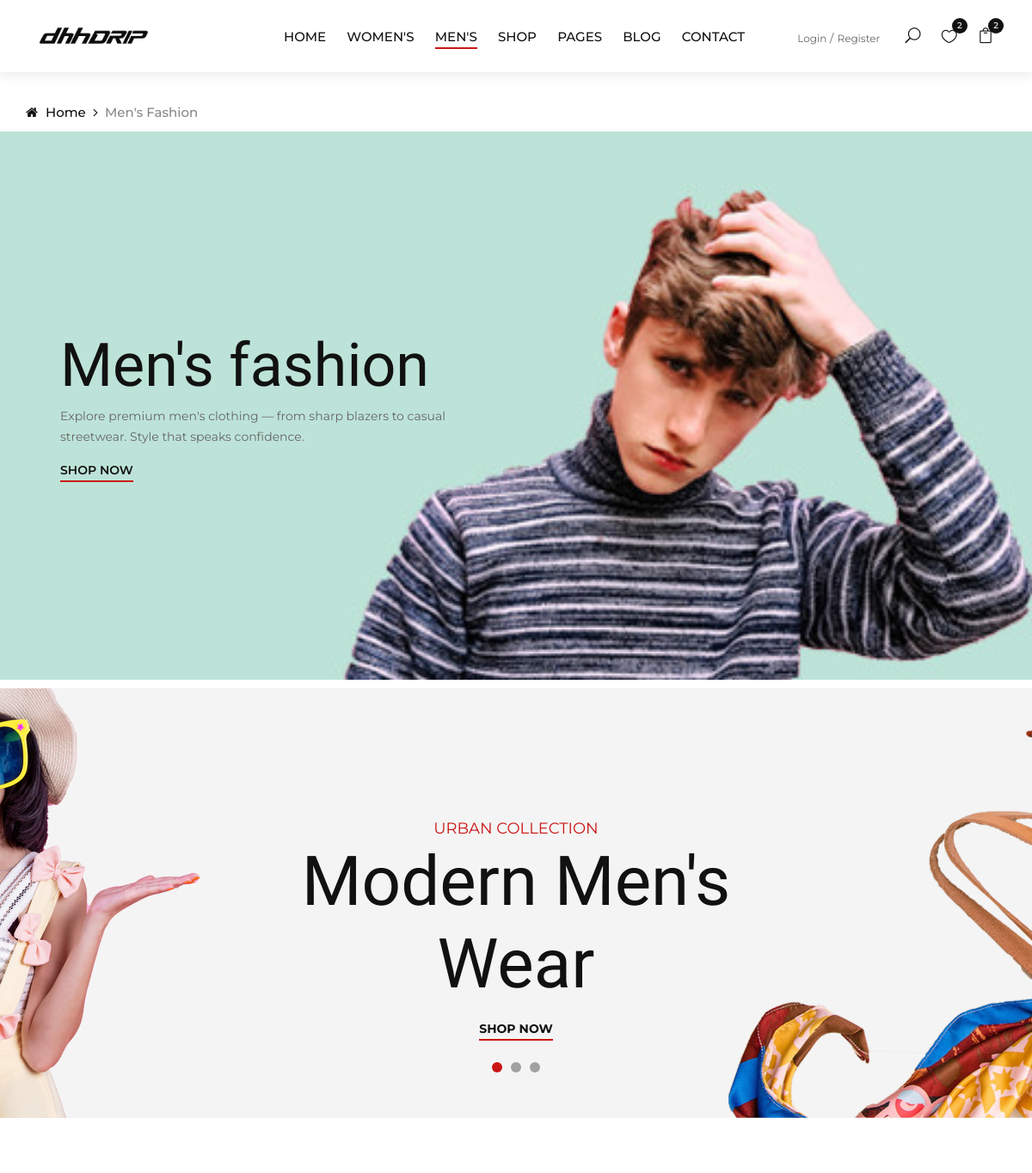
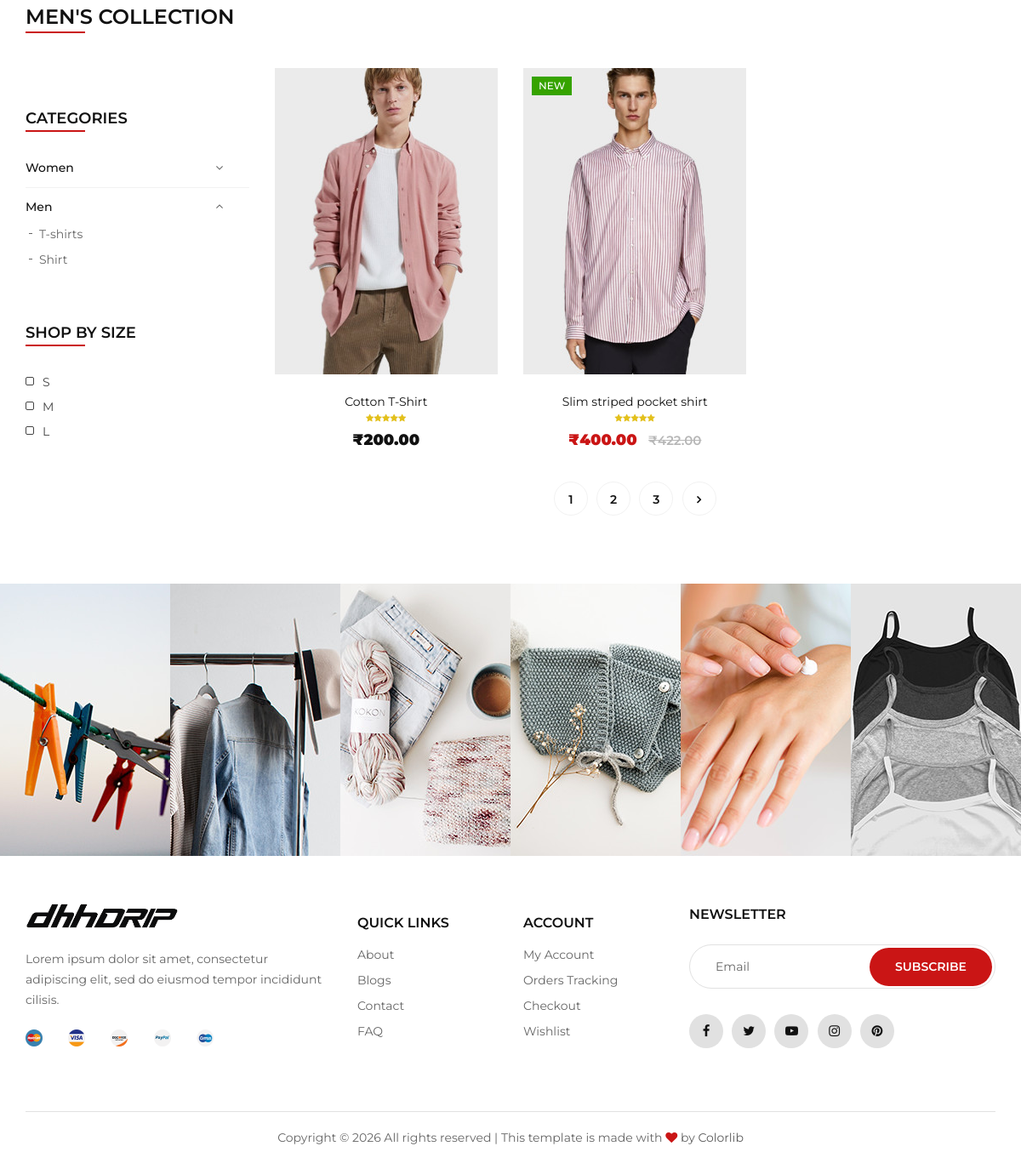
The app's page /men/ with its own data (2 pictures, top to bottom).
### myapp/models.py (models this page shows, shortened)
class SubCategory(models.Model):
    category = models.ForeignKey(
        Category,
        on_delete=models.CASCADE,
        related_name="subcategories"
    )
    name = models.CharField(max_length=100)
    slug = models.SlugField(unique=True, blank=True)

class Product(models.Model):
    category = models.ForeignKey(
        Category,
        on_delete=models.CASCADE
    )
    subcategory = models.ForeignKey(
        SubCategory,
        on_delete=models.CASCADE
    )
    sizes = models.ManyToManyField(Size, blank=True)
    name = models.CharField(max_length=200)
    slug = models.SlugField(unique=True, blank=True)
    image = models.ImageField(upload_to='products/')
    description = models.TextField()
    price = models.DecimalField(max_digits=10, decimal_places=2)
    discount_price = models.DecimalField(
        max_digits=10,
        decimal_places=2,
        blank=True,
        null=True
    )
    stock = models.PositiveIntegerField(default=0)
    is_available = models.BooleanField(default=True)
    is_new = models.BooleanField(default=False)
    is_sale = models.BooleanField(default=False)
    is_home = models.BooleanField(default=False)

### myapp/views.py (the view)
# urls.py: path("men/", views.men, name="men"),
def men(request):
    products = Product.objects.filter(
        category__slug="men",
        is_available=True
    )
    subcategories = SubCategory.objects.filter(
        category__slug="men"
    )
    size = request.GET.get("size")
    if size:
        products = products.filter(
            sizes__name__iexact=size
        )
    context = {
        "products": products,
        "subcategories": subcategories,
        "selected_size": size,
    }
    return render(
        request,
        "men.html",
        context
    )

### myapp/templates/men.html (shortened to what this page needs)
{% load static %}
<!doctype html>
<html lang="zxx">
  <head>
    <link
      rel="stylesheet"
      href="{% static 'css/bootstrap.min.css' %}"
      type="text/css"
    />
    <link
      rel="stylesheet"
      href="{% static 'css/font-awesome.min.css' %}"
      type="text/css"
    />
    <link
      rel="stylesheet"
      href="{% static 'css/elegant-icons.css' %}"
      type="text/css"
    />
    <link
      rel="stylesheet"
      href="{% static 'css/jquery-ui.min.css' %}"
      type="text/css"
    />
    <link
      rel="stylesheet"
      href="{% static 'css/magnific-popup.css' %}"
      type="text/css"
    />
    <link
      rel="stylesheet"
      href="{% static 'css/owl.carousel.min.css' %}"
      type="text/css"
    />
    <link
      rel="stylesheet"
      href="{% static 'css/slicknav.min.css' %}"
      type="text/css"
    />
    <link
      rel="stylesheet"
      href="{% static 'css/style.css' %}"
      type="text/css"
    />
  </head>
  <body>
    <header class="header">
      <div class="container-fluid">
        <div class="row">
          <div class="col-xl-3 col-lg-2">
            <div class="header__logo">
              <a href="{% url 'home' %}"
                ><img src="{% static 'img/logo.png' %}" alt=""
              /></a>
            </div>
          </div>
          <div class="col-xl-6 col-lg-7">
            <nav class="header__menu">
              <ul>
                <li><a href="{% url 'home' %}">Home</a></li>
                <li><a href="{% url 'women' %}">Women's</a></li>
                <li class="active"><a href="{% url 'men' %}">Men's</a></li>
                <li><a href="{% url 'shop' %}">Shop</a></li>
                <li>
                  <a href="#">Pages</a>
                </li>
                <li><a href="{% url 'blog' %}">Blog</a></li>
                <li><a href="{% url 'contact' %}">Contact</a></li>
              </ul>
            </nav>
          </div>
          <div class="col-lg-3">
            <div class="header__right">
              <div class="header__right__auth">
                {% if user.is_authenticated %}
                  <span style="margin-right: 15px;">Hi, {{ user.first_name|default:user.username }}</span>
                  <a href="{% url 'logout' %}">Logout</a>
                {% else %}
                  <a href="{% url 'login' %}">Login</a>
                  <a href="{% url 'register' %}">Register</a>
                {% endif %}
              </div>
              <ul class="header__right__widget">
                <li><span class="icon_search search-switch"></span></li>
                <li>
                  <a href="#"
                    ><span class="icon_heart_alt"></span>
                    <div class="tip">2</div></a
                  >
                </li>
                <li>
                  <a href="{% url 'cart' %}"
                    ><span class="icon_bag_alt"></span>
                    <div class="tip">2</div></a
                  >
                </li>
              </ul>
            </div>
          </div>
        </div>
      </div>
    </header>
    <div class="breadcrumb-option">
      <div class="container">
        <div class="row">
          <div class="col-lg-12">
            <div class="breadcrumb__links">
              <a href="{% url 'home' %}"><i class="fa fa-home"></i> Home</a>
              <span>Men's Fashion</span>
            </div>
          </div>
        </div>
      </div>
    </div>
    <section class="categories">
      <div class="container-fluid">
        <div class="row">
          <div class="col-lg-12 p-0">
            <div
              class="categories__item categories__large__item set-bg"
              data-setbg="{% static 'img/categories/category-2.jpg' %}"
            >
              <div class="categories__text">
                <h1>Men's fashion</h1>
                <p>
                  Explore premium men's clothing — from sharp blazers to casual
                  streetwear. Style that speaks confidence.
                </p>
                <a href="#men-products">Shop now</a>
              </div>
            </div>
          </div>
        </div>
      </div>
    </section>
    <section
      class="banner set-bg"
      data-setbg="{% static 'img/banner/banner-1.jpg' %}"
    >
      <div class="container">
        <div class="row">
          <div class="col-xl-7 col-lg-8 m-auto">
            <div class="banner__slider owl-carousel">
              <div class="banner__item">
                <div class="banner__text">
                  <span>Urban Collection</span>
                  <h1>Modern Men's Wear</h1>
                  <a href="#men-products">Shop now</a>
                </div>
              </div>
            </div>
          </div>
        </div>
      </div>
    </section>
    <section class="shop spad" id="men-products">
      <div class="container">
        <div class="row">
          <div class="col-lg-12">
            <div class="section-title">
              <h4>Men's Collection</h4>
            </div>
          </div>
        </div>
        <div class="row">
          <div class="col-lg-3 col-md-3">
            <div class="shop__sidebar">
              <div class="sidebar__categories">
                <div class="section-title">
                  <h4>Categories</h4>
                </div>
                <div class="categories__accordion">
                  <div class="accordion" id="menAccordion">
                    <div class="card">
                      <div class="card-heading">
                        <a
                          data-toggle="collapse"
                          data-target="#womenCollapseOne"
                          >Women</a
                        >
                      </div>
                    </div>
                    <div class="card">
                      <div class="card-heading active">
                        <a data-toggle="collapse" data-target="#menCollapseOne"
                          >Men</a
                        >
                      </div>
                      <div
                        id="menCollapseOne"
                        class="collapse show"
                        data-parent="#menAccordion"
                      >
                        <div class="card-body">
                          <ul>
                            {% for sub in subcategories %}
                            <li>
                              <a href="{% url 'men_subcategory' sub.slug %}"
                                >{{ sub.name }}</a
                              >
                            </li>
                            {% endfor %}
                          </ul>
                        </div>
                      </div>
                    </div>
                  </div>
                </div>
              </div>
              <div class="sidebar__sizes">
                <div class="section-title">
                  <h4>Shop by size</h4>
                </div>
                <div class="size__list">
                  <label for="w-s">
    s
    <span class="checkmark"></span>
</label>
<label for="w-m">
    m
    <span class="checkmark"></span>
</label>
<label for="w-l">
    l
    <span class="checkmark"></span>
</label>
                </div>
              </div>
            </div>
          </div>
          <div class="col-lg-9 col-md-9">
            <div class="row">
              {% for product in products %}
              <div class="col-lg-4 col-md-6">
                <div
                  class="product__item {% if product.is_sale %}sale{% endif %}"
                >
                  <div
                    class="product__item__pic set-bg"
                    data-setbg="{{ product.image.url }}"
                  >
                    {% if product.is_new %}
                    <div class="label new">New</div>
                    {% endif %}
                    <ul class="product__hover">
                    </ul>
                  </div>
                  <div class="product__item__text">
                    <h6>
                      <a href="{% url 'product-details' product.slug %}"
                        >{{ product.name }}</a
                      >
                    </h6>
                    <div class="rating">
                      <i class="fa fa-star"></i>
                      <i class="fa fa-star"></i>
                      <i class="fa fa-star"></i>
                      <i class="fa fa-star"></i>
                      <i class="fa fa-star"></i>
                    </div>
                    <div class="product__price">
                      {% if product.discount_price %}
                      <strong style="color: #ca1515; font-size: 18px">
                        ₹{{ product.discount_price }}
                      </strong>
                      <del
                        style="
                          color: #b7b7b7;
                          font-size: 15px;
                          margin-left: 8px;
                        "
                      >
                        ₹{{ product.price }}
                      </del>
                      {% else %}
                      <strong style="color: #111111; font-size: 18px">
                        ₹{{ product.price }}
                      </strong>
                      {% endif %}
                    </div>
                  </div>
                </div>
              </div>
              {% endfor %}
              <div class="col-lg-12 text-center">
                <div class="pagination__option">
                  <a href="#">1</a>
                  <a href="#">2</a>
                  <a href="#">3</a>
                  <a href="#"><i class="fa fa-angle-right"></i></a>
                </div>
              </div>
            </div>
          </div>
        </div>
      </div>
    </section>
    <div class="instagram">
      <div class="container-fluid">
        <div class="row">
          <div class="col-lg-2 col-md-4 col-sm-4 p-0">
            <div
              class="instagram__item set-bg"
              data-setbg="{% static 'img/instagram/insta-1.jpg' %}"
            >
            </div>
          </div>
          <div class="col-lg-2 col-md-4 col-sm-4 p-0">
            <div
              class="instagram__item set-bg"
              data-setbg="{% static 'img/instagram/insta-2.jpg' %}"
            >
            </div>
          </div>
          <div class="col-lg-2 col-md-4 col-sm-4 p-0">
            <div
              class="instagram__item set-bg"
              data-setbg="{% static 'img/instagram/insta-3.jpg' %}"
            >
            </div>
          </div>
          <div class="col-lg-2 col-md-4 col-sm-4 p-0">
            <div
              class="instagram__item set-bg"
              data-setbg="{% static 'img/instagram/insta-4.jpg' %}"
            >
            </div>
          </div>
          <div class="col-lg-2 col-md-4 col-sm-4 p-0">
            <div
              class="instagram__item set-bg"
              data-setbg="{% static 'img/instagram/insta-5.jpg' %}"
            >
            </div>
          </div>
          <div class="col-lg-2 col-md-4 col-sm-4 p-0">
            <div
              class="instagram__item set-bg"
              data-setbg="{% static 'img/instagram/insta-6.jpg' %}"
            >
            </div>
          </div>
        </div>
      </div>
    </div>
    <footer class="footer">
      <div class="container">
        <div class="row">
          <div class="col-lg-4 col-md-6 col-sm-7">
            <div class="footer__about">
              <div class="footer__logo">
                <a href="{% url 'home' %}"
                  ><img src="{% static 'img/logo.png' %}" alt=""
                /></a>
              </div>
              <p>
                Lorem ipsum dolor sit amet, consectetur adipiscing elit, sed do
                eiusmod tempor incididunt cilisis.
              </p>
              <div class="footer__payment">
                <a href="#"
                  ><img src="{% static 'img/payment/payment-1.png' %}" alt=""
                /></a>
                <a href="#"
                  ><img src="{% static 'img/payment/payment-2.png' %}" alt=""
                /></a>
                <a href="#"
                  ><img src="{% static 'img/payment/payment-3.png' %}" alt=""
                /></a>
                <a href="#"
                  ><img src="{% static 'img/payment/payment-4.png' %}" alt=""
                /></a>
                <a href="#"
                  ><img src="{% static 'img/payment/payment-5.png' %}" alt=""
                /></a>
              </div>
            </div>
          </div>
          <div class="col-lg-2 col-md-3 col-sm-5">
            <div class="footer__widget">
              <h6>Quick links</h6>
              <ul>
                <li><a href="#">About</a></li>
                <li><a href="{% url 'blog' %}">Blogs</a></li>
                <li><a href="{% url 'contact' %}">Contact</a></li>
                <li><a href="#">FAQ</a></li>
              </ul>
            </div>
          </div>
          <div class="col-lg-2 col-md-3 col-sm-4">
            <div class="footer__widget">
              <h6>Account</h6>
              <ul>
                <li><a href="#">My Account</a></li>
                <li><a href="#">Orders Tracking</a></li>
                <li><a href="{% url 'checkout' %}">Checkout</a></li>
                <li><a href="#">Wishlist</a></li>
              </ul>
            </div>
          </div>
          <div class="col-lg-4 col-md-8 col-sm-8">
            <div class="footer__newslatter">
              <h6>NEWSLETTER</h6>
              <form action="#">
                <input type="text" placeholder="Email" />
                <button type="submit" class="site-btn">Subscribe</button>
              </form>
              <div class="footer__social">
                <a href="#"><i class="fa fa-facebook"></i></a>
                <a href="#"><i class="fa fa-twitter"></i></a>
                <a href="#"><i class="fa fa-youtube-play"></i></a>
                <a href="#"><i class="fa fa-instagram"></i></a>
                <a href="#"><i class="fa fa-pinterest"></i></a>
              </div>
            </div>
          </div>
        </div>
        <div class="row">
          <div class="col-lg-12">
            <div class="footer__copyright__text">
              <p>
                Copyright &copy;
                All rights reserved | This template is made with
                <i class="fa fa-heart" aria-hidden="true"></i> by
                <a href="https://colorlib.com" target="_blank">Colorlib</a>
              </p>
            </div>
          </div>
        </div>
      </div>
    </footer>
  </body>
</html>

### records on screen
SubCategory: name "T-shirts"
SubCategory: name "Shirt"
Product: shows a picture, name "Cotton T-Shirt", price "200.00"
Product: shows a picture, is_new "NEW", name "Slim striped pocket shirt", discount_price "400.00", price "422.00"
